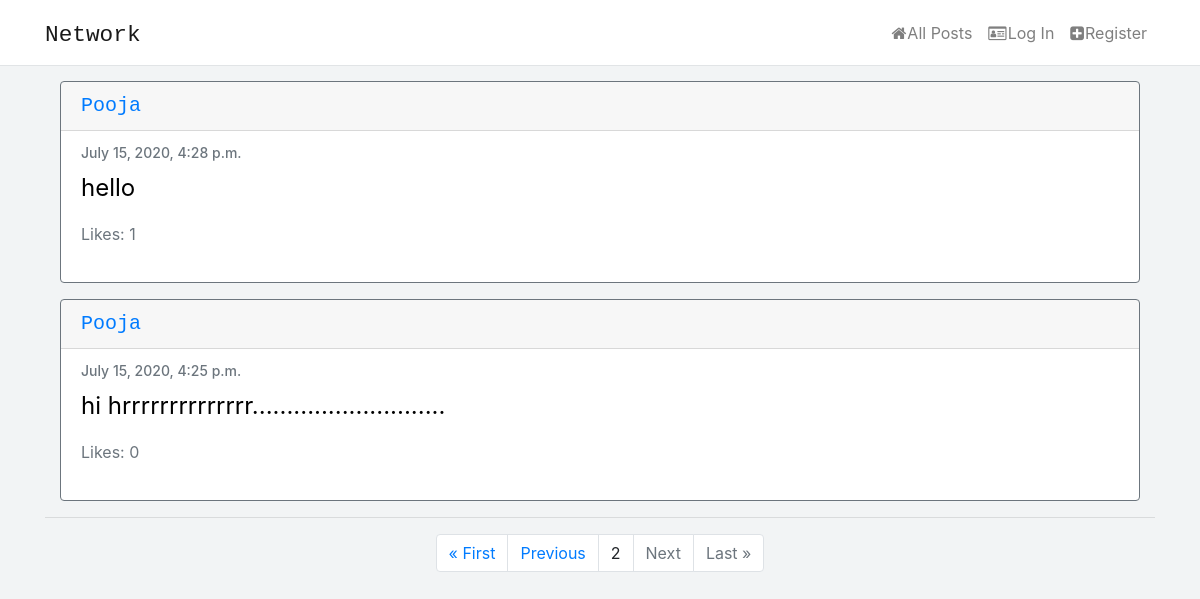
Screenshot of /?page=2 with the database file from the repository.
### network/models.py (models this page shows, shortened)
class Post(models.Model):
    content = models.CharField(max_length=255)
    user = models.ForeignKey('User', on_delete=models.CASCADE, related_name='author')
    date = models.DateTimeField(default=datetime.now())
    liked = models.ManyToManyField('User', default = None, blank = True, related_name='post_likes')

class User(AbstractUser):
    pass

### network/views.py (the view)
# urls.py: path("", views.index, name="index"),
def index(request):
    posts = Post.objects.all().order_by('id').reverse()
    paginator = Paginator(posts, 10)
    page_number = request.GET.get('page')
    page_obj = paginator.get_page(page_number)
    return render(request, "network/index.html", {'page_obj': page_obj})

### network/templates/network/index.html
{% extends "network/layout.html" %}
{% load static %}
{% block body %}
{% for post in page_obj %}
<div class="card border-secondary mb-3" style="width:auto; margin:15px;">
    <h5 class="card-header"><a href="{% url 'profile' username=post.user %}">{{post.user|title}}</a></h5>
    <div class="card-body text-secondary">
      <h6 class="card-subtitle mb-2 text-muted">{{post.date}}</h6>
      <p class="card-text">{{post.content}}</p>
        {% if user.is_authenticated %}
            {% if request.user == post.user %}
            <a href="{% url 'edit' post_id=post.id%}" class="edit" style="right: 20px;">Edit</a>
            {% elif request.user in post.liked.all %}
            <a class="likebutton" href="#" data-catid="{{ post.id }}" id="{{post.id}}" data-total="{{post.liked.all.count}}"  data-value="Unlike" value="submit"><i class="fa fa-heart" id="heart{{post.id}}" style="margin-right: 4px; color:red;"></i><span id="liked{{post.id}}">{{post.liked.all.count}}</span></a>
            {% else %}
            <a class="likebutton" href="#" data-catid="{{ post.id }}" id="{{post.id}}" data-total="{{post.liked.all.count}}"  data-value="Like" value="submit"><i class="fa fa-heart" id="heart{{post.id}}" style="margin-right: 4px; color:black;"></i><span id="liked{{post.id}}">{{post.liked.all.count}}</span></a>
            {% endif %}
        {% else %}
            <p>Likes: {{post.liked.all.count}}</p>
        {% endif %}
    </div>
</div>
{% endfor %}
    <hr>
        <div class="container">
            <ul class="pagination justify-content-center">
                {% if page_obj.has_previous %}
                    <li class="page-item"><a href="?page=1" class="page-link">&laquo; First</a></li>
                    <li class="page-item"><a href="?page={{ page_obj.previous_page_number }}" class="page-link">Previous</a></li>
                {% else %}
                <li class="page-item disabled"><a class="page-link">&laquo; First</a></li>
                <li class="page-item disabled"><a class="page-link">Previous</a></li>
                {% endif %}
                    <li class="page-item"><a class="page-link">{{ page_obj.number }}</a></li>
                {% if page_obj.has_next %}
                <li class="page-item"><a href="?page={{ page_obj.next_page_number }}" class="page-link">Next</a></li>
                <li class="page-item"><a href="?page={{ page_obj.paginator.num_pages }}" class="page-link">Last &raquo;</a></li>
                {% else %}
                <li class="page-item disabled"><a class="page-link">Next</a></li>
                <li class="page-item disabled"><a class="page-link">Last &raquo;</a></li>
                {% endif %}
            </ul>
        </div>
{% endblock %}

### network/static/network/styles.css (style rules this page uses)
body { background-color: #f2f4f5; }
.card-header { font-size:20px; font-family: monospace; }
.card-subtitle { font-size:14px; }
.card-text { font-size:24px; color:black; }

### rows the page displays
Post: user "Pooja", date "July 15, 2020, 4:28 p.m.", content "hello", liked.all.count "1"
Post: user "Pooja", date "July 15, 2020, 4:25 p.m.", content "hi hrrrrrrrrrrrrrr............................", liked.all.count "0"

### other values shown
{{ page_obj.number }} "2"
